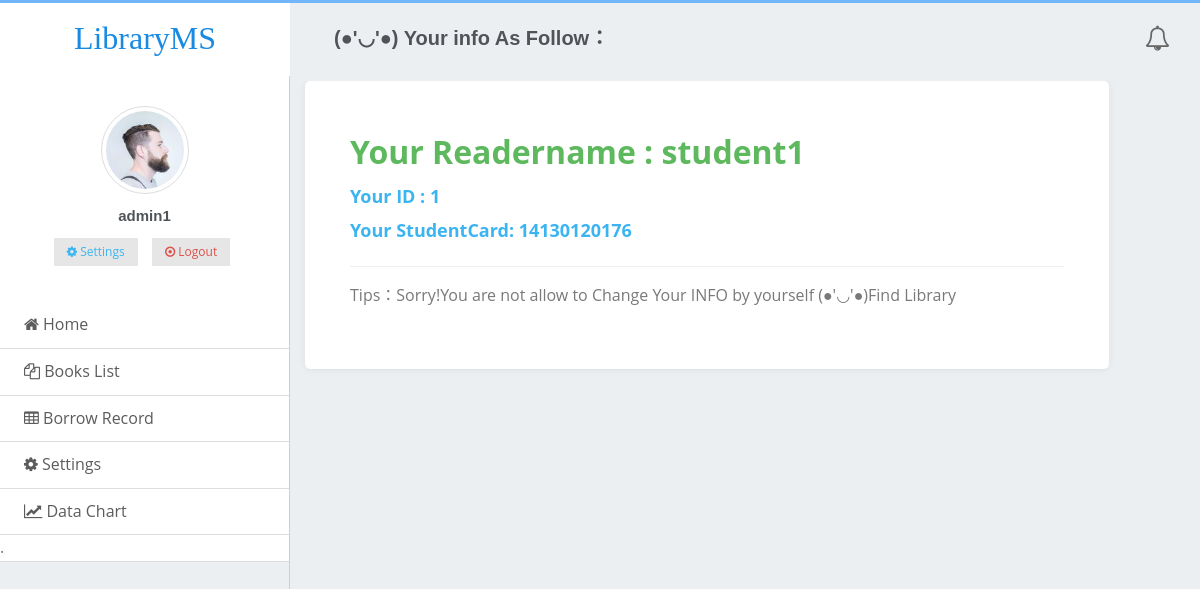
Page /settings/ (signed in) on the committed database.
### MyLMS/models.py (models this page shows, shortened)
class Reader(models.Model):
    id = models.AutoField(auto_created=True, primary_key=True, serialize=False, verbose_name='Reader_ID')
    Name = models.CharField(max_length=16, null=False,unique=True)
    StudentCard = models.CharField(max_length=16, null=False,unique=True)
    Password = models.CharField(max_length=16, null=False)
    Active = models.BooleanField(default=0)

### MyLMS/views.py (the view)
# urls.py: url(r'^settings/$', views.settings, name='settings'),
def settings(request):
    if "reader_id" not in request.session:
        return render(request, 'login.html', {'line': 'Please login first!'})
    reader = models.Reader.objects.get(pk=request.session["reader_id"])
    return render(request,'settings.html',{'reader':reader})
    pass

### MyLMS/templates/settings.html (shortened to what this page needs)
<!DOCTYPE html>
<html>
	<head>
		<link rel="stylesheet" href="/static/assets/css/amazeui.css" />
		<link rel="stylesheet" href="//maxcdn.bootstrapcdn.com/font-awesome/4.3.0/css/font-awesome.min.css">
		<link rel="stylesheet" href="/static/assets/css/core.css" />
		<link rel="stylesheet" href="/static/assets/css/menu.css" />
		<link rel="stylesheet" href="/static/assets/css/index.css" />
		<link rel="stylesheet" href="/static/assets/css/admin.css" />
		<link rel="stylesheet" href="/static/assets/css/page/typography.css" />
		<link rel="stylesheet" href="/static/assets/css/page/form.css" />
	</head>
	<body>
		<header class="am-topbar am-topbar-fixed-top">
			<div class="am-topbar-left am-hide-sm-only">
                <a href="{% url 'MyLMS:index' %}" class="logo">Library<span>MS</span></span></a>
            </div>
			<div class="contain">
				<ul class="am-nav am-navbar-nav am-navbar-left">
					<li><h4 class="page-title">(●'◡'●) Your info As Follow：  </h4></li>
				</ul>
				<ul class="am-nav am-navbar-nav am-navbar-right">
					<li class="inform"><i class="am-icon-bell-o" aria-hidden="true"></i></li>
				</ul>
			</div>
		</header>
		<div class="admin">
            <div class="admin-sidebar am-offcanvas  am-padding-0" id="admin-offcanvas">
            <div class="am-offcanvas-bar admin-offcanvas-bar">
                <div class="user-box am-hide-sm-only">
                    <div class="user-img">
                        <img src="/static/assets/img/avatar-1.jpg" alt="user-img" title="user_img" class="img-circle img-thumbnail img-responsive">
                    </div>
                    <h5>{{request.session.reader_name}}</h5>
                    <ul class="list-inline">
                        <li>
                            <a href="{% url 'MyLMS:settings' %}">
                                <button class="am-btn am-btn-default am-btn-xs am-text-secondary"><span class="fa fa-cog"> </span> Settings</button>
                            </a>
                        </li>
                        <li>
                            <a href="{% url 'MyLMS:logout_action' %}">
                                <button class="am-btn am-btn-default am-btn-xs am-text-danger am-hide-sm-only"><span class="am-icon-dot-circle-o"> </span> Logout </button>
                            </a>
                        </li>
                    </ul>
                </div>
                 <ul class="am-list admin-sidebar-list">
                    <li><a href="{% url 'MyLMS:index' %}"><span class="am-icon-home"></span>  Home </a></li>
                     <li><a href="{% url 'MyLMS:bookslist' %}"><span class="am-icon-copy"></span>  Books List </a></li>
                    <li><a href="{% url 'MyLMS:record_page' %}"><span class="am-icon-table"></span>  Borrow Record </a></li>
                    <li><a href="{% url 'MyLMS:settings' %}"><span class="fa fa-cog"></span>  Settings </a></li>
                     <li><a href=""><span class="am-icon-line-chart"></span>  Data Chart </a></li>
                     <li>.  </li>
                  </ul>
            </div>
          </div>
		    <div class="content-page">
			<div class="am-g">
				<div class="am-u-md-11">
					<div class="card-box">
						<div class="am-form-success">
							    <label><font size = "6">Your Readername  : {{ reader.Name }}</font></label>
                        </div>
						<div class="am-btn-xs am-text-secondary">
							    <label><font size = "4">Your ID : {{ reader.id }}</font></label>
                                <br>
                                <label><font size = "4">Your StudentCard: {{ reader.StudentCard }}</font></label>
                                <br>
                        </div>
                        <hr />
                        <p>Tips：Sorry!You are not allow to  Change Your INFO by yourself (●'◡'●)Find Library</p>
					</div>
				</div>
            </div>
            </div>
        </div>
	</body>
</html>

### MyLMS/static/assets/css/core.css (style rules this page uses)
body { background: #ebeff2; font-family: "open sans","Helvetica Neue",Helvetica,Arial,sans-serif; margin: 0; overflow-x: hidden; color: #797979; height: 100%; }
html { position: relative; height: 100%; background: #ebeff2; }
h1, h2, h3, h4, h5, h6 { color: #505458; font-family: 'Karla', sans-serif; margin: 10px 0; }
h4 { line-height: 22px; }
h5 { font-size: 15px; }
p { line-height: 1.6; }
* { outline: none !important; }
.page-title { font-size: 20px; font-weight: 600; margin-bottom: 0px; margin-top: 0px; line-height: 70px; }
.card-box { padding: 45px; box-shadow: 0 0px 8px 0 rgba(0, 0, 0, 0.06), 0 1px 0px 0 rgba(0, 0, 0, 0.02); -webkit-border-radius: 5px; border-radius: 5px; -moz-border-radius: 5px; background-clip: padding-box; margin-bottom: 20px; background-color: #ffffff; }
.img-thumbnail { border: 1px solid #EBEFF2; }

### MyLMS/static/assets/css/menu.css (style rules this page uses)
.am-topbar { border-top: 3px solid #71b6f9; background: none; border-bottom: none; }
.am-topbar .am-topbar-left { background: #ffffff; float: left; text-align: center; height: 73px; position: relative; width: 290px; z-index: 1; }
.am-navbar-left { float: left; }
.am-topbar .am-topbar-left .logo { line-height: 70px; }
.logo { color: #188ae2 !important; font-size: 32px; font-family: 'Rancho', cursive; }
.page-title { font-size: 20px; font-weight: 600; margin-bottom: 0px; margin-top: 0px; line-height: 70px; margin-left: 44px; }
.am-navbar-right { float: right!important; margin-right: 30px; margin-top: 10px; }
.am-navbar-right li { float: left; }
.inform { line-height: 40px; }
.admin { width: 100%; height: 100%; }
.admin .am-g { padding-left: 0; padding-right: 0; }
.user-box { text-align: center; padding: 30px 0px 20px 0px; background: #fff; }
.user-box .user-img { position: relative; height: 88px; width: 88px; margin: 0px auto; }
.img-thumbnail { border: 1px solid #EBEFF2; }
.img-circle { border-radius: 50%; }
.img-thumbnail { display: inline-block; max-width: 100%; height: auto; padding: 4px; line-height: 1.42857143; background-color: #fff; border: 1px solid #ddd; border-radius: 4px; -webkit-transition: all .2s ease-in-out; -o-transition: all .2s ease-in-out; transition: all .2s ease-in-out; border-radius: 50%; }
.list-inline { padding-left: 0; margin-left: -5px; list-style: none; }
.list-inline>li { display: inline-block; padding-right: 5px; padding-left: 5px; }
.user-box ul li a { color: #98a6ad; }
.inform { font-size: 25px; line-height: 48px; }
.content-page { overflow: auto; margin-top: 30px; }
.am-g { padding-right: 15px; padding-left: 15px; margin-right: auto; margin-left: auto; }
.contain { overflow: hidden; }
.admin { width: 100%; height: 100%; display: flex; display: -webkit-flex; }
.admin-sidebar { float: left; }
.content-page { flex: 1; -webkit-flex: 1; }

### MyLMS/static/assets/css/admin.css (style rules this page uses)
html, body { height: 100%; overflow: hidden; }
ul { margin-top: 0; }
.admin-sidebar { width: 260px; min-height: 100%; float: left; border-right: 1px solid #cecece; }
.admin-sidebar-list { margin-bottom: 0; }
.admin-sidebar-list li a { color: #5c5c5c; padding-left: 24px; }
.admin-sidebar-list li:first-child { border-top: none; }
.admin-content, .admin-sidebar { height: 100%; overflow-x: hidden; overflow-y: scroll; -webkit-overflow-scrolling: touch; }
@media only screen and (min-width: 641px) { .admin-sidebar { display: block; position: static; background: none; width: 290px; margin-top: 25px; } }
@media only screen and (min-width: 641px) { .admin-offcanvas-bar { position: static; width: auto; background: none; -webkit-transform: translate3d(0, 0, 0); -ms-transform: translate3d(0, 0, 0); transform: translate3d(0, 0, 0); overflow-y: visible; min-height: 100%; } }
@media only screen and (min-width: 641px) { .admin-offcanvas-bar:after { content: none; } }

### MyLMS/static/assets/css/page/form.css (style rules this page uses)
.logo { color: #188ae2 !important; font-size: 32px; font-family: 'Rancho', cursive; text-decoration: none; }

### rows in the picture
Reader: Name "student1", id "1", StudentCard "14130120176"

### other values in the picture
{{ request.session.reader_name }} "admin1"
